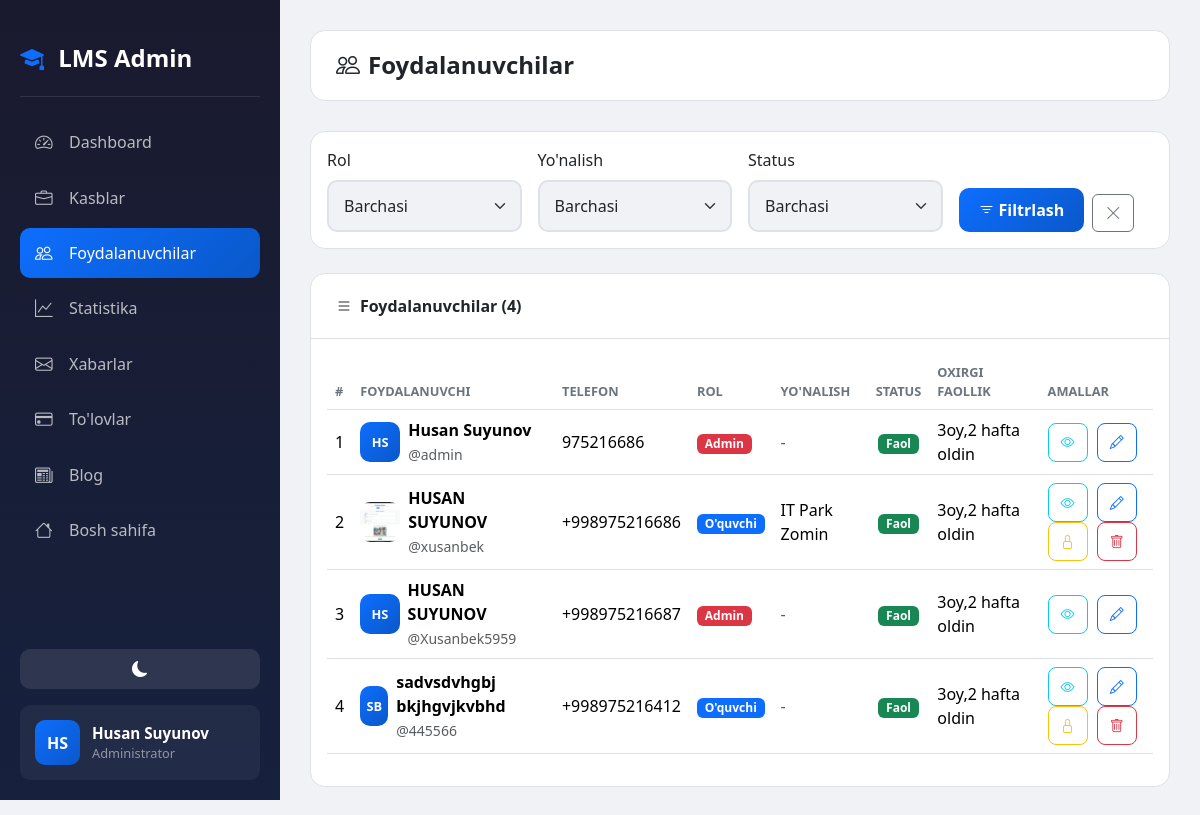
The app's page /dashboard/users/ (signed in) with its own data.
### accounts/models.py (models this page shows, shortened)
class CustomUser(AbstractUser):
    ROLE_CHOICES = (
        ('admin', 'Admin'),
        ('teacher', 'O\'qituvchi'),
        ('student', 'O\'quvchi'),
    )
    first_name = models.CharField(max_length=100, verbose_name="Ism")
    last_name = models.CharField(max_length=100, verbose_name="Familiya")
    phone = models.CharField(max_length=20, unique=True, verbose_name="Telefon raqam")
    role = models.CharField(max_length=20, choices=ROLE_CHOICES, default='student', verbose_name="Rol")
    photo = models.ImageField(upload_to='profiles/', blank=True, null=True, verbose_name="Profil rasmi")
    profession = models.ForeignKey(Profession, on_delete=models.SET_NULL, null=True, blank=True, related_name='students', verbose_name="Yo'nalish")
    is_blocked = models.BooleanField(default=False, verbose_name="Bloklangan")
    last_activity = models.DateTimeField(null=True, blank=True, verbose_name="Oxirgi faollik")
    bio = models.TextField(blank=True, null=True, verbose_name="O'zi haqida")
    coins = models.IntegerField(default=0, verbose_name="Coinlar")
    total_online_time = models.IntegerField(default=0, verbose_name="Jami online vaqt (daqiqa)")
    address = models.CharField(max_length=300, blank=True, null=True, verbose_name="Yashash manzili")
    birth_date = models.DateField(null=True, blank=True, verbose_name="Tug'ilgan kuni")
    id_card = models.FileField(upload_to='documents/id_cards/', blank=True, null=True, verbose_name="ID karta/Pasport")
    birth_certificate = models.FileField(upload_to='documents/birth_certificates/', blank=True, null=True, verbose_name="Tug'ilganlik haqida guvohnoma")
    @property
    def is_admin(self):
        return self.role == 'admin'
    @property
    def is_online(self):
        if self.last_activity:
            now = timezone.now()
            diff = now - self.last_activity
            return diff.total_seconds() < 300
        return False
    @property
    def full_name(self):
        return f"{self.first_name} {self.last_name}"
    def get_initials(self):
        first = self.first_name[0] if self.first_name else ''
        last = self.last_name[0] if self.last_name else ''
        return f"{first}{last}".upper()
    class Meta:
        verbose_name = "Foydalanuvchi"
        verbose_name_plural = "Foydalanuvchilar"

class Profession(models.Model):
    name = models.CharField(max_length=200, verbose_name="Kasb nomi")
    photo = models.ImageField(upload_to='professions/', verbose_name="Rasm")
    description = models.TextField(verbose_name="Kasb haqida")
    created_at = models.DateTimeField(auto_now_add=True)
    class Meta:
        verbose_name = "Kasb"
        verbose_name_plural = "Kasblar"
        ordering = ['-created_at']

### accounts/views.py (the view)
# urls.py: path('dashboard/users/', views.admin_users, name='admin_users'),
@login_required
def admin_users(request):
    if not request.user.is_admin:
        return redirect('home')
    role_filter = request.GET.get('role', '')
    profession_filter = request.GET.get('profession', '')
    status_filter = request.GET.get('status', '')
    users = CustomUser.objects.all()
    if role_filter:
        users = users.filter(role=role_filter)
    if profession_filter:
        users = users.filter(profession_id=profession_filter)
    if status_filter == 'blocked':
        users = users.filter(is_blocked=True)
    elif status_filter == 'active':
        users = users.filter(is_blocked=False)
    professions = Profession.objects.all()
    return render(request, 'accounts/admin/users.html', {
        'users': users,
        'professions': professions,
        'role_filter': role_filter,
        'profession_filter': profession_filter,
        'status_filter': status_filter,
    })

### accounts/templates/accounts/admin/users.html (shortened to what this page needs)
{% extends 'accounts/admin/base_admin.html' %}
{% block admin_content %}
<div class="top-bar">
    <h1 class="page-title"><i class="bi bi-people me-2"></i>Foydalanuvchilar</h1>
</div>
<div class="card mb-4">
    <div class="card-body">
        <form method="GET" class="row g-3">
            <div class="col-md-3">
                <label class="form-label" style="color: var(--text-color);">Rol</label>
                <select name="role" class="form-select">
                    <option value="">Barchasi</option>
                </select>
            </div>
            <div class="col-md-3">
                <label class="form-label" style="color: var(--text-color);">Yo'nalish</label>
                <select name="profession" class="form-select">
                    <option value="">Barchasi</option>
                </select>
            </div>
            <div class="col-md-3">
                <label class="form-label" style="color: var(--text-color);">Status</label>
                <select name="status" class="form-select">
                    <option value="">Barchasi</option>
                </select>
            </div>
            <div class="col-md-3 d-flex align-items-end">
                <button type="submit" class="btn btn-primary me-2">
                    <i class="bi bi-filter me-1"></i>Filtrlash
                </button>
                <a href="{% url 'admin_users' %}" class="btn btn-outline-secondary">
                    <i class="bi bi-x-lg"></i>
                </a>
            </div>
        </form>
    </div>
</div>
<div class="card">
    <div class="card-header">
        <i class="bi bi-list me-2"></i>Foydalanuvchilar ({{ users.count }})
    </div>
    <div class="card-body">
        {% if users %}
        <div class="table-responsive">
            <table class="table">
                <thead>
                    <tr>
                        <th>#</th>
                        <th>Foydalanuvchi</th>
                        <th>Telefon</th>
                        <th>Rol</th>
                        <th>Yo'nalish</th>
                        <th class="text-center">Status</th>
                        <th>Oxirgi faollik</th>
                        <th>Amallar</th>
                    </tr>
                </thead>
                <tbody>
                    {% for u in users %}
                    <tr>
                        <td>{{ forloop.counter }}</td>
                        <td>
                            <div class="d-flex align-items-center">
                                {% if u.photo %}
                                    <img src="{{ u.photo.url }}" class="user-avatar-sm me-2">
                                {% else %}
                                    <div class="user-avatar-placeholder me-2">{{ u.get_initials }}</div>
                                {% endif %}
                                <div>
                                    <strong>{{ u.full_name }}</strong>
                                    <br><small class="text-muted">@{{ u.username }}</small>
                                </div>
                            </div>
                        </td>
                        <td>{{ u.phone }}</td>
                        <td>
                            <span class="badge
                                {% if u.role == 'admin' %}bg-danger
                                {% elif u.role == 'teacher' %}bg-success
                                {% else %}bg-primary{% endif %}">
                                {% if u.role == 'admin' %}Admin{% elif u.role == 'teacher' %}O'qituvchi{% else %}O'quvchi{% endif %}
                            </span>
                        </td>
                        <td>
                            {% if u.profession %}{{ u.profession.name }}{% else %}<span class="text-muted">-</span>{% endif %}
                        </td>
                        <td class="text-center">
                            {% if u.is_blocked %}
                                <span class="badge bg-danger">Bloklangan</span>
                            {% else %}
                                <span class="badge bg-success">Faol</span>
                            {% endif %}
                        </td>
                        <td>
                            {% if u.last_activity %}
                                {{ u.last_activity|timesince }} oldin
                            {% else %}
                                <span class="text-muted">-</span>
                            {% endif %}
                        </td>
                        <td class="action-btns">
                            <a href="{% url 'admin_user_view' u.pk %}" class="btn btn-sm btn-outline-info" title="Ko'rish">
                                <i class="bi bi-eye"></i>
                            </a>
                            <a href="{% url 'admin_user_edit' u.pk %}" class="btn btn-sm btn-outline-primary" title="Tahrirlash">
                                <i class="bi bi-pencil"></i>
                            </a>
                            {% if not u.is_admin %}
                            <a href="{% url 'admin_user_block' u.pk %}" class="btn btn-sm btn-outline-warning" title="{% if u.is_blocked %}Blokdan chiqarish{% else %}Bloklash{% endif %}">
                                <i class="bi bi-{% if u.is_blocked %}unlock{% else %}lock{% endif %}"></i>
                            </a>
                            <a href="{% url 'admin_user_delete' u.pk %}" class="btn btn-sm btn-outline-danger" title="O'chirish">
                                <i class="bi bi-trash"></i>
                            </a>
                            {% endif %}
                        </td>
                    </tr>
                    {% endfor %}
                </tbody>
            </table>
        </div>
        {% else %}
        <div class="text-center py-5">
            <i class="bi bi-people text-muted" style="font-size: 4rem;"></i>
            <h4 class="mt-3">Foydalanuvchilar topilmadi</h4>
        </div>
        {% endif %}
    </div>
</div>
{% endblock %}

### accounts/templates/accounts/admin/base_admin.html (shortened to what this page needs)
<!DOCTYPE html>
<html lang="uz" data-bs-theme="light">
<head>
    <link href="https://cdn.jsdelivr.net/npm/bootstrap@5.3.2/dist/css/bootstrap.min.css" rel="stylesheet">
    <link href="https://cdn.jsdelivr.net/npm/bootstrap-icons@1.11.1/font/bootstrap-icons.css" rel="stylesheet">
</head>
<body>
    <div class="sidebar">
        <div class="sidebar-brand">
            <i class="bi bi-mortarboard-fill me-2"></i>
            <span>LMS Admin</span>
        </div>
        <nav class="sidebar-nav">
            <a href="{% url 'admin_dashboard' %}" class="nav-link {% if request.resolver_match.url_name == 'admin_dashboard' %}active{% endif %}">
                <i class="bi bi-speedometer2"></i>
                <span>Dashboard</span>
            </a>
            <a href="{% url 'admin_professions' %}" class="nav-link {% if 'profession' in request.resolver_match.url_name %}active{% endif %}">
                <i class="bi bi-briefcase"></i>
                <span>Kasblar</span>
            </a>
            <a href="{% url 'admin_users' %}" class="nav-link {% if 'user' in request.resolver_match.url_name %}active{% endif %}">
                <i class="bi bi-people"></i>
                <span>Foydalanuvchilar</span>
            </a>
            <a href="{% url 'admin_statistics' %}" class="nav-link {% if request.resolver_match.url_name == 'admin_statistics' %}active{% endif %}">
                <i class="bi bi-graph-up"></i>
                <span>Statistika</span>
            </a>
            <a href="{% url 'admin_messages' %}" class="nav-link {% if 'message' in request.resolver_match.url_name %}active{% endif %}">
                <i class="bi bi-envelope"></i>
                <span>Xabarlar</span>
            </a>
            <a href="{% url 'admin_payments' %}" class="nav-link {% if 'payment' in request.resolver_match.url_name %}active{% endif %}">
                <i class="bi bi-credit-card"></i>
                <span>To'lovlar</span>
            </a>
            <a href="{% url 'blog:admin_posts' %}" class="nav-link {% if 'blog' in request.path %}active{% endif %}">
                <i class="bi bi-newspaper"></i>
                <span>Blog</span>
            </a>
            <a href="{% url 'home' %}" class="nav-link">
                <i class="bi bi-house"></i>
                <span>Bosh sahifa</span>
            </a>
        </nav>
        <div class="sidebar-footer">
            <button class="theme-toggle-admin w-100 mb-3" id="themeToggle">
                <i class="bi bi-moon-fill" id="themeIcon"></i>
            </button>
            <div class="user-info">
                <div class="user-avatar">
                    {{ user.first_name.0 }}{{ user.last_name.0 }}
                </div>
                <div>
                    <div class="user-name">{{ user.first_name }} {{ user.last_name }}</div>
                    <div class="user-role">Administrator</div>
                </div>
            </div>
        </div>
    </div>
    <div class="main-content">
        {% block admin_content %}{% endblock %}
    </div>
</body>
</html>

### records on screen
CustomUser: first_name.0 "H", last_name.0 "S", first_name "Husan", last_name "Suyunov", get_initials "HS", full_name "Husan Suyunov", username "admin", phone "975216686", role "Admin", is_blocked "Faol", last_activity "3oy,2 hafta"
CustomUser: photo (picture), full_name "HUSAN SUYUNOV", username "xusanbek", phone "+998975216686", role "O'quvchi", profession.name "IT Park Zomin", is_blocked "Faol", last_activity "3oy,2 hafta"
CustomUser: get_initials "HS", full_name "HUSAN SUYUNOV", username "Xusanbek5959", phone "+998975216687", role "Admin", is_blocked "Faol", last_activity "3oy,2 hafta"
CustomUser: get_initials "SB", full_name "sadvsdvhgbj bkjhgvjkvbhd", username "445566", phone "+998975216412", role "O'quvchi", is_blocked "Faol", last_activity "3oy,2 hafta"

### other values on screen
{{ users.count }} "4"
